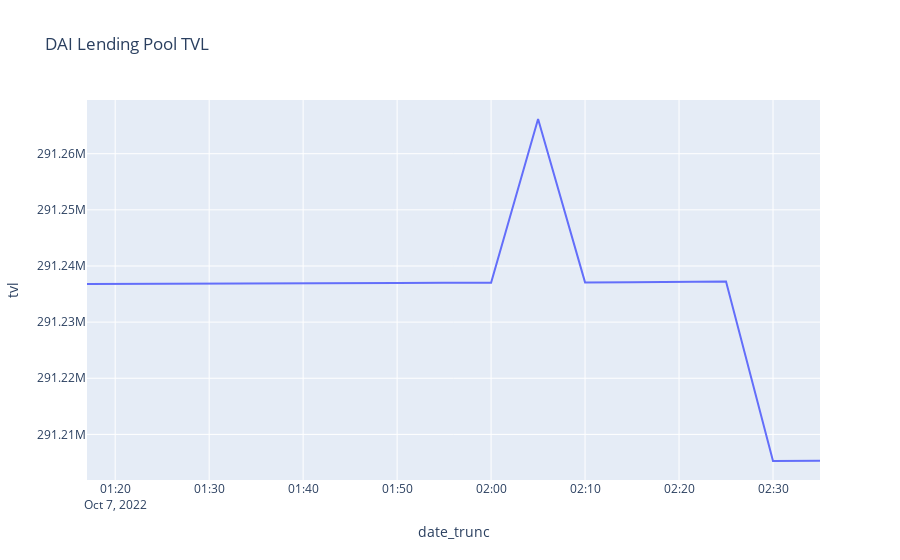

Notebook code for this chart:
### Code cell
px.line(
    df.toPandas(), 
    x="date_trunc", 
    y="tvl", 
    title='DAI Lending Pool TVL'
)

### Figure 1 — Plotly figure (JSON) as saved in the notebook; plotly's stock layout.template omitted (floating-point values rounded to 4 significant figures)
{"data": [{"hovertemplate": "date_trunc=%{x}<br>tvl=%{y}<extra></extra>", "legendgroup": "", "line": {"color": "#636efa", "dash": "solid"}, "marker": {"symbol": "circle"}, "mode": "lines", "name": "", "orientation": "v", "showlegend": false, "type": "scatter", "x": ["2022-10-07T01:17:00", "2022-10-07T01:20:00", "2022-10-07T01:25:00", "2022-10-07T01:30:00", "2022-10-07T01:35:00", "2022-10-07T01:41:00", "2022-10-07T01:45:00", "2022-10-07T01:50:00", "2022-10-07T01:55:00", "2022-10-07T02:00:00", "2022-10-07T02:05:00", "2022-10-07T02:10:00", "2022-10-07T02:15:00", "2022-10-07T02:20:00", "2022-10-07T02:25:00", "2022-10-07T02:30:00", "2022-10-07T02:35:00"], "xaxis": "x", "y": [291200000.0, 291200000.0, 291200000.0, 291200000.0, 291200000.0, 291200000.0, 291200000.0, 291200000.0, 291200000.0, 291200000.0, 291300000.0, 291200000.0, 291200000.0, 291200000.0, 291200000.0, 291200000.0, 291200000.0], "yaxis": "y"}], "layout": {"legend": {"tracegroupgap": 0}, "title": {"text": "DAI Lending Pool TVL"}, "xaxis": {"anchor": "y", "domain": [0, 1], "title": {"text": "date_trunc"}}, "yaxis": {"anchor": "x", "domain": [0, 1], "title": {"text": "tvl"}}}}
